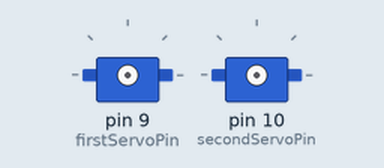
This sketch was run on a simulated Arduino Uno, built with avr-gcc and run on an emulated ATmega328P. Shown: 2 × servo. What the sketch prints to the serial monitor is not drawn. At 0.1 s the program stops and its outputs stay as they are.

Above: at 0.2 s.
Timing chart, 0 to 1.6 s (numbered marks = the images above):
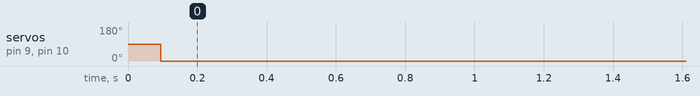

The sketch:

code.ino
```cpp
#include <Servo.h>
#include <arduino.h>
#include <math.h>
// #include "module.h"
// #include "init.h"

struct coordinates {
  double x;
  double y;
  double z;
};

coordinates c = {1, 2, 3};

#define DEG_TO_RAD 0.0174532925199432
#define RAD_TO_DEG 57.2957795130823208

const int firstServoPin = 9;
const int secondServoPin = 10;

const int hallPin = A0;

Servo firstServo;
Servo secondServo;

int firstAngle = 0;
int secondAngle = 0;

bool isInputFinished = false;

coordinates input_coordinates() {
  coordinates temp;
  Serial.end();
  while (Serial.available() == 0)
  {
  }
  temp.x = Serial.parseFloat();
  temp.y = Serial.parseFloat();
  temp.z = Serial.parseFloat();

  return temp;
}

void setup() {
  Serial.begin(9600);
  firstServo.attach(firstServoPin);
  secondServo.attach(secondServoPin);
}

void loop() {
  /*
  Serial.println("Enter coordinates in x y z format");
  Serial.println("Enter coordinate x");
  while (!Serial.available()) {
    delay(100);
  }
  Serial.println("Input Received. Processing...");

  c.x = Serial.read() - 48;
  Serial.println(c.x);

  isInputFinished = true;
  */

  // -----------------------------------------------

  Serial.print("x value: ");
  Serial.println(c.x);
  Serial.print("y value: ");
  Serial.println(c.y);
  Serial.print("z value: ");
  Serial.println(c.z);

  double radX = c.x * DEG_TO_RAD;
  double radY = c.y * DEG_TO_RAD;
  double radZ = c.z * DEG_TO_RAD;

  Serial.print("x value in radian: ");
  Serial.println(radX);
  Serial.print("y value in radian: ");
  Serial.println(radY);
  Serial.print("z value in radian: ");
  Serial.println(radZ);

  double phi = atan(radY / radZ);
  double theta = acos(radZ / sqrt(sq(radX) + sq(radY) + sq(radZ)));

  firstAngle = phi;
  secondAngle = theta;

  Serial.print("phi value:");
  Serial.println(phi);
  Serial.print("theta value: ");
  Serial.println(theta);

  firstServo.write(phi);
  secondServo.write(theta);

  Serial.print("Execution Done");

  /*
    Serial.println("Enter x value");
    double x = Serial.read();
    Serial.println("Enter y value");
    double y = Serial.read();
    Serial.println("Enter z value");
    double z = Serial.read();
  */
  exit(1);
}
```

Measured:
- by itself, servo on pin 9 (firstServoPin), servo on pin 10 (secondServoPin): 90° → 0° at 0.09 s
